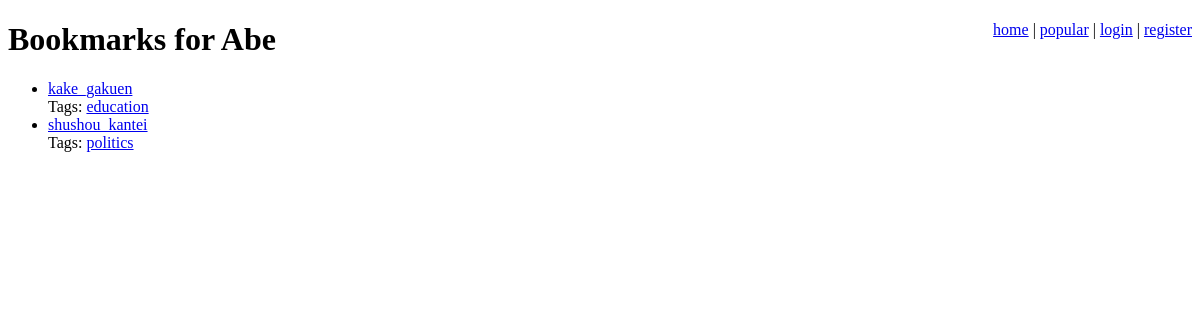
The app's page /user/Abe/ with its own data.
### bookmarks/models.py (models this page shows, shortened)
class Bookmark(models.Model):
    title = models.CharField(max_length=200)
    user = models.ForeignKey(User)
    link = models.ForeignKey(Link)

class Tag(models.Model):
    name = models.CharField(max_length=64, unique=True)
    bookmarks = models.ManyToManyField(Bookmark)

### bookmarks/views.py (the view)
# urls.py: url(r'^user/(\w+)/$', user_page, name='user_page'),
def user_page(request, username):
    user = get_object_or_404(User, username=username)
    bookmarks = user.bookmark_set.order_by('-id')
    context = {
        'username': username,
        'bookmarks': bookmarks,
        'show_tags': True,
        'show_edit': username == request.user.username,
    }
    return render(request, 'user/user_page.djhtml', context)

### bookmarks/templates/user/user_page.djhtml (shortened to what this page needs)
{% extends "base.djhtml" %}
{% block head %}Bookmarks for {{ username }}{% endblock %}
{% block content %}
    {% include "bookmark_list.djhtml" %}
{% endblock %}

### bookmarks/templates/bookmark_list.djhtml (shortened to what this page needs)
{% if bookmarks %}
    <ul class="bookmarks">
	{% for bookmark in bookmarks %}
	    <li>
		<a href="{{ bookmark.link.url|escape }}" class="title">
		    {{ bookmark.title|escape }}</a>
		<br />
		{% if show_tags %}
		    Tags:
		    {% if bookmark.tag_set.all %}
			<ul class="tags">
			    {% for tag in bookmark.tag_set.all %}
				<li>
				    <a href="/tag/{{ tag.name|urlencode }}/">
					{{ tag.name|escape }}</a>
				</li>
			    {% endfor %}
			</ul>
		    {% else %}
			None.
		    {% endif %}
		    <br />
		{% endif %}
	    </li>
	{% endfor %}
    </ul>
{% else %}
    <p>No bookmarks found.</p>
{% endif %}

### bookmarks/static/bookmarks/style.css (style rules this page uses)
ul.tags, ul.tags li { display: inline; margin: 0; padding: 0; }

### records on screen
Bookmark: title "kake_gakuen"
Tag: name "education"
Bookmark: title "shushou_kantei"
Tag: name "politics"

### other values on screen
{{ username }} "Abe"
